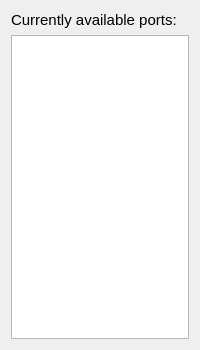
<?xml version="1.0" encoding="UTF-8"?>
<ui version="4.0">
 <class>AvailablePorts</class>
 <widget class="QDialog" name="AvailablePorts">
  <property name="geometry">
   <rect>
    <x>0</x>
    <y>0</y>
    <width>200</width>
    <height>350</height>
   </rect>
  </property>
  <property name="minimumSize">
   <size>
    <width>200</width>
    <height>350</height>
   </size>
  </property>
  <property name="maximumSize">
   <size>
    <width>200</width>
    <height>350</height>
   </size>
  </property>
  <property name="windowTitle">
   <string>Dialog</string>
  </property>
  <layout class="QVBoxLayout" name="verticalLayout">
   <item>
    <widget class="QLabel" name="label">
     <property name="font">
      <font>
       <pointsize>11</pointsize>
      </font>
     </property>
     <property name="text">
      <string>Currently available ports:</string>
     </property>
    </widget>
   </item>
   <item>
    <widget class="QListWidget" name="listWidget"/>
   </item>
  </layout>
 </widget>
 <resources/>
 <connections/>
</ui>
